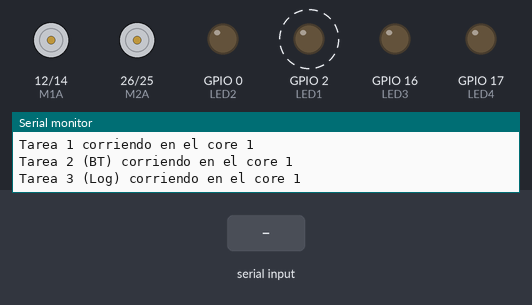
A program run on a simulated ESP32. Shown: motor-driver pin pairs drawn as motors (green arrow = first pin HIGH = forward, orange = second pin HIGH = backward, longer = more drive, scaled by the enable pin), output pins drawn as LEDs (lit = HIGH), the last lines printed to the serial monitor. Dashed ring = blinking. The test bench sets the inputs (shaded band). Nothing arrives over Bluetooth unless stated.

Above: at 2.3 s.
2.4 s: "F" received over the second serial link
At 2.65 s:
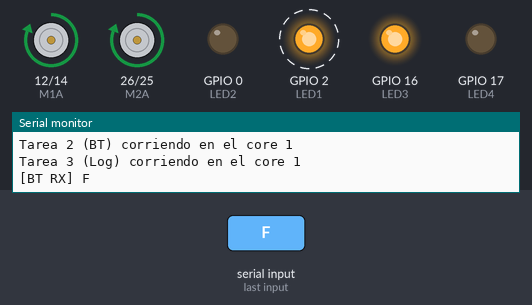
5.4 s: "B" received over the second serial link
At 5.65 s:
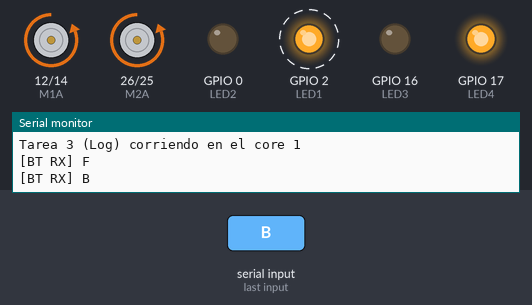
8.4 s: "L" received over the second serial link
At 8.65 s:
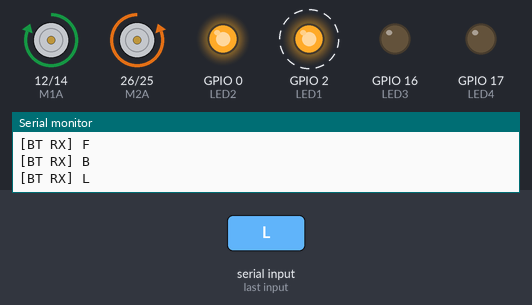
11.4 s: "R" received over the second serial link
At 11.65 s:
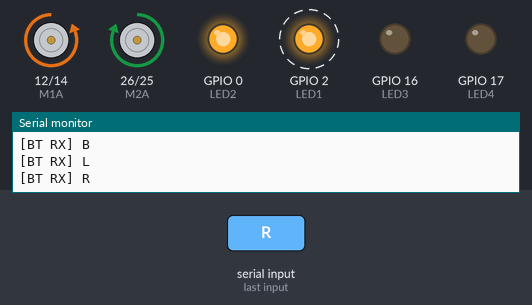
14.4 s: "H" received over the second serial link
At 14.65 s:
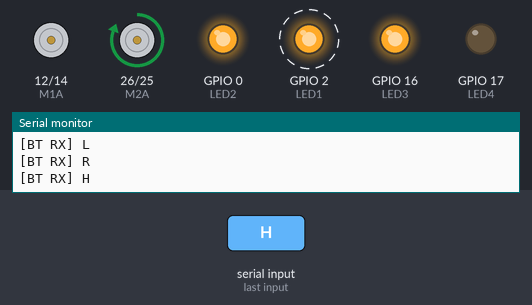
Timing chart, 0 to 18.4 s (numbered marks = the images above; inputs shaded):
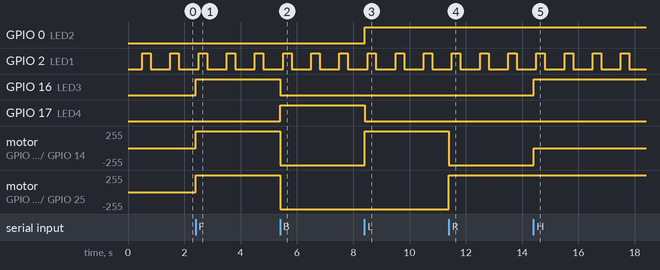

Measured:
- after the input at 2.4 s, GPIO 16 (LED3): LOW → HIGH at once; motor on GPIO 12 (M1A) / GPIO 14 (M1B), motor on GPIO 26 (M2A) / GPIO 25 (M2B): stopped → forward 255/255 at once
- after the input at 5.4 s, GPIO 16 (LED3): HIGH → LOW at once; GPIO 17 (LED4): LOW → HIGH at once; motor on GPIO 12 (M1A) / GPIO 14 (M1B), motor on GPIO 26 (M2A) / GPIO 25 (M2B): forward 255/255 → backward 255/255 at once
- after the input at 8.4 s, GPIO 0 (LED2): LOW → HIGH at once; GPIO 17 (LED4): HIGH → LOW at once; motor on GPIO 12 (M1A) / GPIO 14 (M1B): backward 255/255 → forward 255/255 at once
- after the input at 11.4 s, motor on GPIO 12 (M1A) / GPIO 14 (M1B): forward 255/255 → backward 255/255 at once; motor on GPIO 26 (M2A) / GPIO 25 (M2B): backward 255/255 → forward 255/255 at once
- after the input at 14.4 s, GPIO 16 (LED3): LOW → HIGH at once; motor on GPIO 12 (M1A) / GPIO 14 (M1B): backward 255/255 → stopped at once
- by itself, GPIO 2 (LED1): alternates HIGH for 0.30 s and LOW for 0.70 s

The program:

main.cpp
```cpp
#include <Arduino.h>
#include <BluetoothSerial.h>

// ==========================================================
//  MAPEOS DE PINES (según tu hardware)
// ==========================================================
// Motor 1 (izquierdo)
const int M1A  = 12;   // IN1
const int M1B  = 14;   // IN2
const int M1EN = 27;   // ENA

// Motor 2 (derecho)
const int M2A  = 26;   // IN3
const int M2B  = 25;   // IN4
const int M2EN = 33;   // ENB

// LEDs (por ahora como indicadores generales)
const int LED1 = 2;
const int LED2 = 0;    // ojo: GPIO0 es pin de arranque
const int LED3 = 16;
const int LED4 = 17;

// ==========================================================
//  FreeRTOS: Tareas
// ==========================================================
TaskHandle_t Task1;
TaskHandle_t Task2;
TaskHandle_t Task3;

// ===================== Bluetooth =====================
BluetoothSerial SerialBT;   // Objeto para Serial Bluetooth

// -----------------------------------------------------------
//  Prototipos
// -----------------------------------------------------------
void Task1code(void *pvParameters);
void Task2code(void *pvParameters);
void Task3code(void *pvParameters);

void setupTasks();
void delayRTOS(uint32_t ms);
void setupPins();

// --- Prototipos de funciones de movimiento del robot ---
void robotStop();
void robotForward();
void robotBackward();
void robotRight();
void robotLeft();
void robotForwardRight();
void robotForwardLeft();
void robotBackwardRight();
void robotBackwardLeft();


// ========================== SETUP ==========================
void setup()
{
  Serial.begin(115200);
  delay(500);
  Serial.println();
  Serial.println(F("Iniciando ESP32..."));

  setupPins();

  // ---------- Bluetooth ----------
  if (!SerialBT.begin("ESP32-BT-ROBOT")) {
    Serial.println(F("Error iniciando Bluetooth"));
  } else {
    Serial.println(F("Bluetooth iniciado. Nombre: ESP32-BT-ROBOT"));
    Serial.println(F("Empareja desde tu celular/PC y abre un terminal serie BT."));
  }

  // Aseguramos robot detenido al inicio
  robotStop();

  setupTasks();
}

void loop() {}

// ===================== TAREAS Y UTILIDADES =====================

void setupTasks()
{
  xTaskCreatePinnedToCore(Task1code, "Tarea_Principal", 5000, NULL, 1, &Task1, 0);
  delay(200);
  xTaskCreatePinnedToCore(Task2code, "Tarea_BT",        6000, NULL, 1, &Task2, 1);
  delay(200);
  xTaskCreatePinnedToCore(Task3code, "Tarea_Log",       3000, NULL, 1, &Task3, 1);
  delay(200);
}

void setupPins()
{
  // LEDs
  pinMode(LED1, OUTPUT);
  pinMode(LED2, OUTPUT);
  pinMode(LED3, OUTPUT);
  pinMode(LED4, OUTPUT);

  digitalWrite(LED1, LOW);
  digitalWrite(LED2, LOW);
  digitalWrite(LED3, LOW);
  digitalWrite(LED4, LOW);

  // Motores
  pinMode(M1A, OUTPUT);
  pinMode(M1B, OUTPUT);
  pinMode(M1EN, OUTPUT);

  pinMode(M2A, OUTPUT);
  pinMode(M2B, OUTPUT);
  pinMode(M2EN, OUTPUT);

  // Apagamos todo al inicio
  digitalWrite(M1A, LOW);
  digitalWrite(M1B, LOW);
  digitalWrite(M1EN, LOW);

  digitalWrite(M2A, LOW);
  digitalWrite(M2B, LOW);
  digitalWrite(M2EN, LOW);
}

void delayRTOS(uint32_t ms)
{
  vTaskDelay(ms / portTICK_PERIOD_MS);
}

// -----------------------------------------------------------
//  Tarea 1: “vida” del sistema (parpadeo de LED1)
// -----------------------------------------------------------
void Task1code(void *pvParameters)
{
  Serial.print("Tarea 1 corriendo en el core ");
  Serial.println(xPortGetCoreID());

  for (;;)
  {
    digitalWrite(LED1, HIGH);
    delayRTOS(300);
    digitalWrite(LED1, LOW);
    delayRTOS(700);
  }
}

// -----------------------------------------------------------
//  Tarea 2: Comunicación Bluetooth
//  - Lee caracteres del BT y controla el ROBOT
// -----------------------------------------------------------
void Task2code(void *pvParameters)
{
  Serial.print("Tarea 2 (BT) corriendo en el core ");
  Serial.println(xPortGetCoreID());

  SerialBT.println("ESP32 listo. Envia comandos (F,B,L,R,S)...");

  for (;;)
  {
    if (SerialBT.available())
    {
      char c = SerialBT.read();

      // Imprimir todo comando que llegue
      Serial.print("[BT RX] ");
      Serial.println(c);

      switch (c)
      {
        case 'F':   // Avanzar
        case 'f':
          robotForward();
          SerialBT.println("FORWARD");
          break;

        case 'B':   // Retroceder
        case 'b':
          robotBackward();
          SerialBT.println("BACKWARD");
          break;

        case 'L':   // Girar izquierda en sitio
        case 'l':
          robotLeft();
          SerialBT.println("LEFT");
          break;

        case 'R':   // Girar derecha en sitio
        case 'r':
          robotRight();
          SerialBT.println("RIGHT");
          break;

        // ===== NUEVOS COMANDOS COMBINADOS =====
        case 'H':   // Adelante + derecha
        case 'h':
          robotForwardRight();
          SerialBT.println("FORWARD+RIGHT");
          break;

        case 'G':   // Adelante + izquierda
        case 'g':
          robotForwardLeft();
          SerialBT.println("FORWARD+LEFT");
          break;

        case 'J':   // Atrás + derecha
        case 'j':
          robotBackwardRight();
          SerialBT.println("BACKWARD+RIGHT");
          break;

        case 'I':   // Atrás + izquierda
        case 'i':
          robotBackwardLeft();
          SerialBT.println("BACKWARD+LEFT");
          break;
        // ======================================

        case 'S':   // Stop
        case 's':
          robotStop();
          SerialBT.println("STOP");
          break;

        default:
          SerialBT.print("Comando desconocido: ");
          SerialBT.println(c);
          break;
      }

    }

    // Pequeña pausa para no saturar la CPU
    delayRTOS(5);
  }
}

// -----------------------------------------------------------
//  Tarea 3: Log periódico por Serial (USB)
// -----------------------------------------------------------
void Task3code(void *pvParameters)
{
  Serial.print("Tarea 3 (Log) corriendo en el core ");
  Serial.println(xPortGetCoreID());

  for (;;)
  {
    // Puedes descomentar si quieres log periódico
    // Serial.println(F("[LOG] Sistema corriendo. Envia comandos por Bluetooth."));
    delayRTOS(1000);
  }
}

// ===================== FUNCIONES DEL ROBOT =====================

// Sin PWM: EN siempre HIGH cuando el motor está activo, LOW cuando se detiene.

void robotStop()
{
  // Apaga EN y líneas de dirección
  digitalWrite(M1EN, LOW);
  digitalWrite(M2EN, LOW);

  digitalWrite(M1A, LOW);
  digitalWrite(M1B, LOW);
  digitalWrite(M2A, LOW);
  digitalWrite(M2B, LOW);

  // Opcional: apaga LEDs de movimiento
  digitalWrite(LED2, LOW);
  digitalWrite(LED3, LOW);
  digitalWrite(LED4, LOW);
}

void robotForward()
{
  // Direcciones: ambos motores hacia adelante
  digitalWrite(M1A, HIGH);  // M1 adelante
  digitalWrite(M1B, LOW);
  digitalWrite(M2A, HIGH);  // M2 adelante
  digitalWrite(M2B, LOW);

  // Habilitar motores
  digitalWrite(M1EN, HIGH);
  digitalWrite(M2EN, HIGH);

  // LED3 como indicador "adelante"
  digitalWrite(LED3, HIGH);
  digitalWrite(LED2, LOW);
  digitalWrite(LED4, LOW);
}

void robotBackward()
{
  // Direcciones: ambos motores hacia atrás
  digitalWrite(M1A, LOW);
  digitalWrite(M1B, HIGH);  // M1 atrás
  digitalWrite(M2A, LOW);
  digitalWrite(M2B, HIGH);  // M2 atrás

  // Habilitar motores
  digitalWrite(M1EN, HIGH);
  digitalWrite(M2EN, HIGH);

  // LED4 como indicador "atrás"
  digitalWrite(LED4, HIGH);
  digitalWrite(LED2, LOW);
  digitalWrite(LED3, LOW);
}

void robotLeft()
{
  // Giro en sitio hacia la derecha:
  // motor izquierdo adelante, motor derecho atrás
  digitalWrite(M1A, HIGH);  // M1 adelante
  digitalWrite(M1B, LOW);
  digitalWrite(M2A, LOW);
  digitalWrite(M2B, HIGH);  // M2 atrás

  digitalWrite(M1EN, HIGH);
  digitalWrite(M2EN, HIGH);

  // LED2 como indicador "derecha"
  digitalWrite(LED2, HIGH);
  digitalWrite(LED3, LOW);
  digitalWrite(LED4, LOW);
}

void robotRight()
{
  // Giro en sitio hacia la izquierda:
  // motor izquierdo atrás, motor derecho adelante
  digitalWrite(M1A, LOW);
  digitalWrite(M1B, HIGH);  // M1 atrás
  digitalWrite(M2A, HIGH);  // M2 adelante
  digitalWrite(M2B, LOW);

  digitalWrite(M1EN, HIGH);
  digitalWrite(M2EN, HIGH);

  // LED2 también, si quieres diferenciar puedes usar combinación de LEDs
  digitalWrite(LED2, HIGH);
  digitalWrite(LED3, LOW);
  digitalWrite(LED4, LOW);
}


// =====================================================================
//  MOVIMIENTOS COMBINADOS (AVANZAR/RETROCEDER MIENTRAS GIRA)
//  - Se apaga la rueda interna (EN = LOW) y se deja activa la externa.
// =====================================================================

// Adelante + izquierda: avanza haciendo curva hacia la izquierda
//  -> motor derecho adelante, motor izquierdo detenido
void robotForwardLeft()
{
  // Motor izquierdo adelante
  digitalWrite(M1A, HIGH);
  digitalWrite(M1B, LOW);
  digitalWrite(M1EN, HIGH);   // activo

  // Motor derecho detenido
  digitalWrite(M2EN, LOW);
  digitalWrite(M2A, LOW);
  digitalWrite(M2B, LOW);

  // Indicadores
  digitalWrite(LED3, HIGH);   // adelante
  digitalWrite(LED2, HIGH);   // derecha
  digitalWrite(LED4, LOW);
}

// Adelante + derecha: avanza haciendo curva hacia la derecha
//  -> motor izquierdo adelante, motor derecho detenido
void robotForwardRight()
{
  // Motor derecho adelante
  digitalWrite(M2A, HIGH);
  digitalWrite(M2B, LOW);
  digitalWrite(M2EN, HIGH);   // activo

  // Motor izquierdo detenido
  digitalWrite(M1EN, LOW);
  digitalWrite(M1A, LOW);
  digitalWrite(M1B, LOW);

  // Indicadores
  digitalWrite(LED3, HIGH);   // adelante
  digitalWrite(LED2, HIGH);   // izquierda (reutilizamos LED2)
  digitalWrite(LED4, LOW);
}

// Atrás + izquierda: retrocede haciendo curva hacia la izquierda
//  -> motor derecho atrás, motor izquierdo detenido
void robotBackwardLeft()
{
  // Motor izquierdo atrás
  digitalWrite(M1A, LOW);
  digitalWrite(M1B, HIGH);
  digitalWrite(M1EN, HIGH);   // activo

  // Motor derecho detenido
  digitalWrite(M2EN, LOW);
  digitalWrite(M2A, LOW);
  digitalWrite(M2B, LOW);

  // Indicadores
  digitalWrite(LED4, HIGH);   // atrás
  digitalWrite(LED2, HIGH);   // derecha
  digitalWrite(LED3, LOW);
}

// Atrás + derecha: retrocede haciendo curva hacia la derecha
//  -> motor izquierdo atrás, motor derecho detenido
void robotBackwardRight()
{
  // Motor derecho atrás
  digitalWrite(M2A, LOW);
  digitalWrite(M2B, HIGH);
  digitalWrite(M2EN, HIGH);   // activo

  // Motor izquierdo detenido
  digitalWrite(M1EN, LOW);
  digitalWrite(M1A, LOW);
  digitalWrite(M1B, LOW);

  // Indicadores
  digitalWrite(LED4, HIGH);   // atrás
  digitalWrite(LED2, HIGH);   // izquierda
  digitalWrite(LED3, LOW);
}
```
